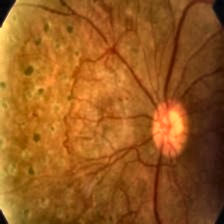
#> input picture dumped/media_1789899239590_app.png, 224 x 224 px
$ python generate_dummy_heatmap.py --input ../dumped/media_1789899239590_app.png --output out.png
#> lines starting #> are read from the running program, lines starting #| are printed output that depends on the picture
import cv2
import numpy as np
import argparse
import os

def generate_heatmap(input_path, output_path):
    # Read the original image
#> called with input_path = '../dumped/media_1789899239590_app.png', output_path = 'out.png'
    img = cv2.imread(input_path)
#> img is the input picture: shape (224, 224, 3); mean B, G, R 29.6, 89.9, 153
    if img is None:
        raise ValueError(f"Could not read input image: {input_path}")

    h, w = img.shape[:2]
#> h = 224; w = 224

    # Generate a dummy heatmap (a Gaussian blob in the center)
    x = np.linspace(-1, 1, w)
#> x = 224 values from -1 to 1
    y = np.linspace(-1, 1, h)
#> y = 224 values from -1 to 1
    X, Y = np.meshgrid(x, y)

    # Create two "hotspots" to look somewhat realistic
    d1 = np.sqrt(X**2 + Y**2)
    d2 = np.sqrt((X-0.3)**2 + (Y+0.2)**2)

    blob1 = np.exp(- (d1**2) / 0.1)
    blob2 = np.exp(- (d2**2) / 0.05)

    heatmap_gray = np.maximum(blob1, blob2)
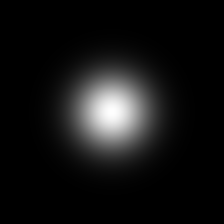
#> blob1: shape (224, 224) float64; min 2.06e-09, max 1, mean 0.0778
    heatmap_gray = np.uint8(255 * heatmap_gray)

    # Apply JET colormap
    heatmap_color = cv2.applyColorMap(heatmap_gray, cv2.COLORMAP_JET)
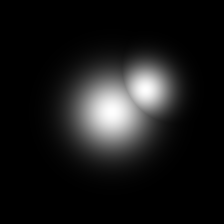
#> heatmap_gray: shape (224, 224); min 0, max 254, mean 24.7

    # Blend with original image
    # For a real Grad-CAM, we usually overlay with some alpha
    alpha = 0.5
    overlaid = cv2.addWeighted(heatmap_color, alpha, img, 1 - alpha, 0)
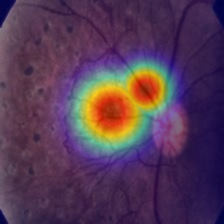
#> overlaid: shape (224, 224, 3); mean B, G, R 85.8, 58.5, 85.9
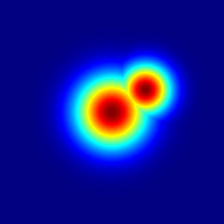
#> heatmap_color: shape (224, 224, 3); mean B, G, R 142, 27.1, 18.8

    # Save the result
    os.makedirs(os.path.dirname(output_path), exist_ok=True)
    cv2.imwrite(output_path, overlaid)
    print(f"Successfully generated dummy heatmap at {output_path}")

if __name__ == "__main__":
    parser = argparse.ArgumentParser(description="Generate Dummy Grad-CAM Heatmap")
    parser.add_argument("--input", required=True, help="Path to input image")
    parser.add_argument("--output", required=True, help="Path to save output heatmap")
    args = parser.parse_args()

    generate_heatmap(args.input, args.output)

$ run again, on dumped/media_1789899269838_app.png
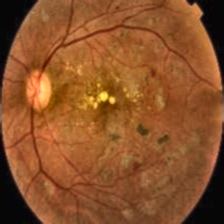
#> input picture dumped/media_1789899269838_app.png, 224 x 224 px
#> in generate_heatmap, img is the input picture: shape (224, 224, 3); mean B, G, R 41.2, 81.8, 139.1
#> in generate_heatmap, `overlaid = cv2.addWeighted(heatmap_color, alpha, img, 1 - alpha, 0)`:
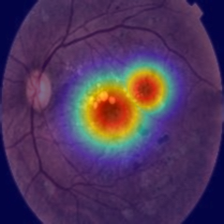
#> overlaid: shape (224, 224, 3); mean B, G, R 91.6, 54.4, 79

$ run again, on dumped/media_1789899281562_app.png
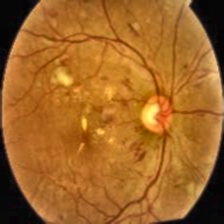
#> input picture dumped/media_1789899281562_app.png, 224 x 224 px
#> in generate_heatmap, img is the input picture: shape (224, 224, 3); mean B, G, R 38.3, 101.8, 161.3
#> in generate_heatmap, `overlaid = cv2.addWeighted(heatmap_color, alpha, img, 1 - alpha, 0)`:
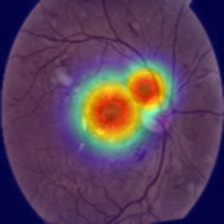
#> overlaid: shape (224, 224, 3); mean B, G, R 90.2, 64.4, 90.1
